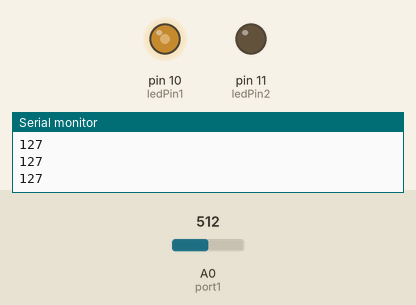
This sketch was run on a simulated Arduino Uno, built with avr-gcc and run on an emulated ATmega328P. On the bench: output pins drawn as LEDs (lit = HIGH), the last lines printed to the serial monitor. The inputs (shaded band) are chosen by the test bench; at power-on: A0 (port1) = 512.

Above: at 1.2 s.
1.3 s: A0 (port1) set to 716
At 1.8 s:
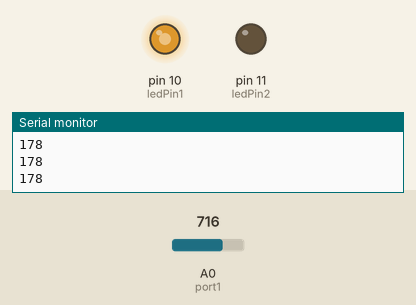
2.8 s: A0 (port1) set to 900
At 3.1 s:
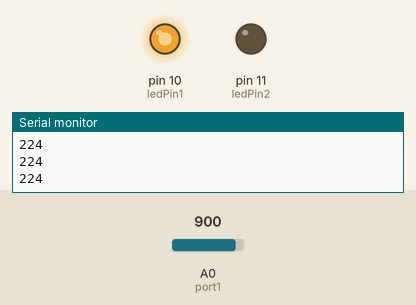
4.3 s: A0 (port1) set to 122
At 5.3 s:
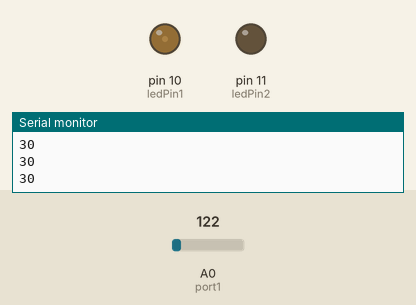
5.8 s: A0 (port1) set to 0
At 6.5 s:
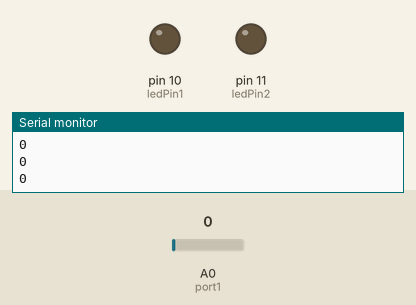
7.3 s: A0 (port1) set to 511
At 7.6 s:
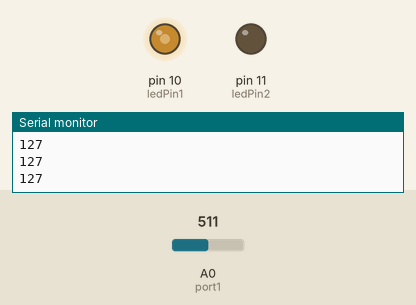
Timing chart, 0 to 9.8 s (numbered marks = the images above; inputs shaded):
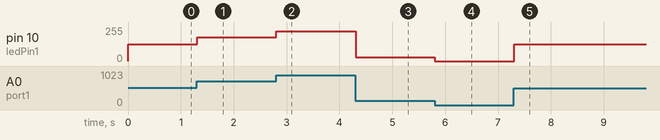

Measured:
- after the input at 1.3 s, pin 10 (ledPin1): 127/255 → 178/255 at once
- after the input at 2.8 s, pin 10 (ledPin1): 178/255 → 224/255 at once
- after the input at 4.3 s, pin 10 (ledPin1): 224/255 → 30/255 at once
- after the input at 5.8 s, pin 10 (ledPin1): 30/255 → 0/255 at once
- after the input at 7.3 s, pin 10 (ledPin1): 0/255 → 127/255 at once

The sketch:

sketch_0207.ino
```cpp
int ledPin1 = 10;
int ledPin2 = 11;

int port1 = A0;
int portRead = 0;


void setup() {
  // put your setup code here, to run once:
  // 9600--the speed limit, port rate(端口速度)，the speed of the communication between computer and arduino;

  Serial.begin(9600);
  pinMode(ledPin1, OUTPUT);
  pinMode(ledPin2, OUTPUT);
  pinMode(port1, INPUT);
}

void loop() {
  // put your main code here, to run repeatedly:

  //digitalWrite(ledPin1,HIGH);
  //digitalWrite(ledPin2,HIGH);
  //0 = off, 255 = full brightness;
  //analogWrite(ledPin1,50);
  //analogWrite(ledPin2,255);

  //mapping method 1#
  //  potRead = analogRead(pot1)/4;

  portRead = analogRead(port1);
  //int mapped = map(portRead, 10, 700,0,255);
  int mapped = map(portRead, 0, 1023, 0, 255);

  Serial.println(mapped);

  //  analogWrite(ledPin1, potRead);
  analogWrite(ledPin1, mapped);

  //  if (potRead < 512) {
  //
  //    analogWrite(ledPin1, 5);
  //    analogWrite(ledPin2, 0);
  //  }
  //  else {
  //    analogWrite(ledPin2, 255);
  //    analogWrite(ledPin1, 0);
  //
  //  }


}
```
